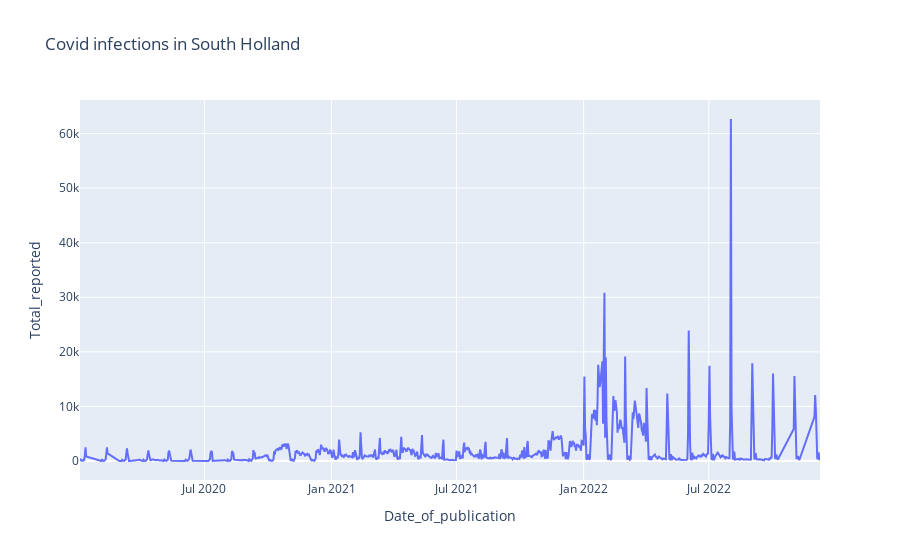

The notebook cell saved with this chart:
### Code cell
fig = px.line(df_day, 
              x=df_day.index, 
              y='Total_reported',
              title='Covid infections in South Holland'
             )
fig.show()

### Figure 1 — Plotly figure (JSON) as saved in the notebook; plotly's stock layout.template omitted (floating-point values rounded to 4 significant figures; data arrays with more than 128 entries replaced by an {"elided": "..."} marker saying what was removed)
{"data": [{"hovertemplate": "Date_of_publication=%{x}<br>Total_reported=%{y}<extra></extra>", "legendgroup": "", "line": {"color": "#636efa", "dash": "solid"}, "marker": {"symbol": "circle"}, "mode": "lines", "name": "", "orientation": "v", "showlegend": false, "type": "scatter", "x": {"elided": "953 str values"}, "xaxis": "x", "y": {"elided": "953 int values"}, "yaxis": "y"}], "layout": {"legend": {"tracegroupgap": 0}, "title": {"text": "Covid infections in South Holland"}, "xaxis": {"anchor": "y", "domain": [0, 1], "title": {"text": "Date_of_publication"}}, "yaxis": {"anchor": "x", "domain": [0, 1], "title": {"text": "Total_reported"}}}}
